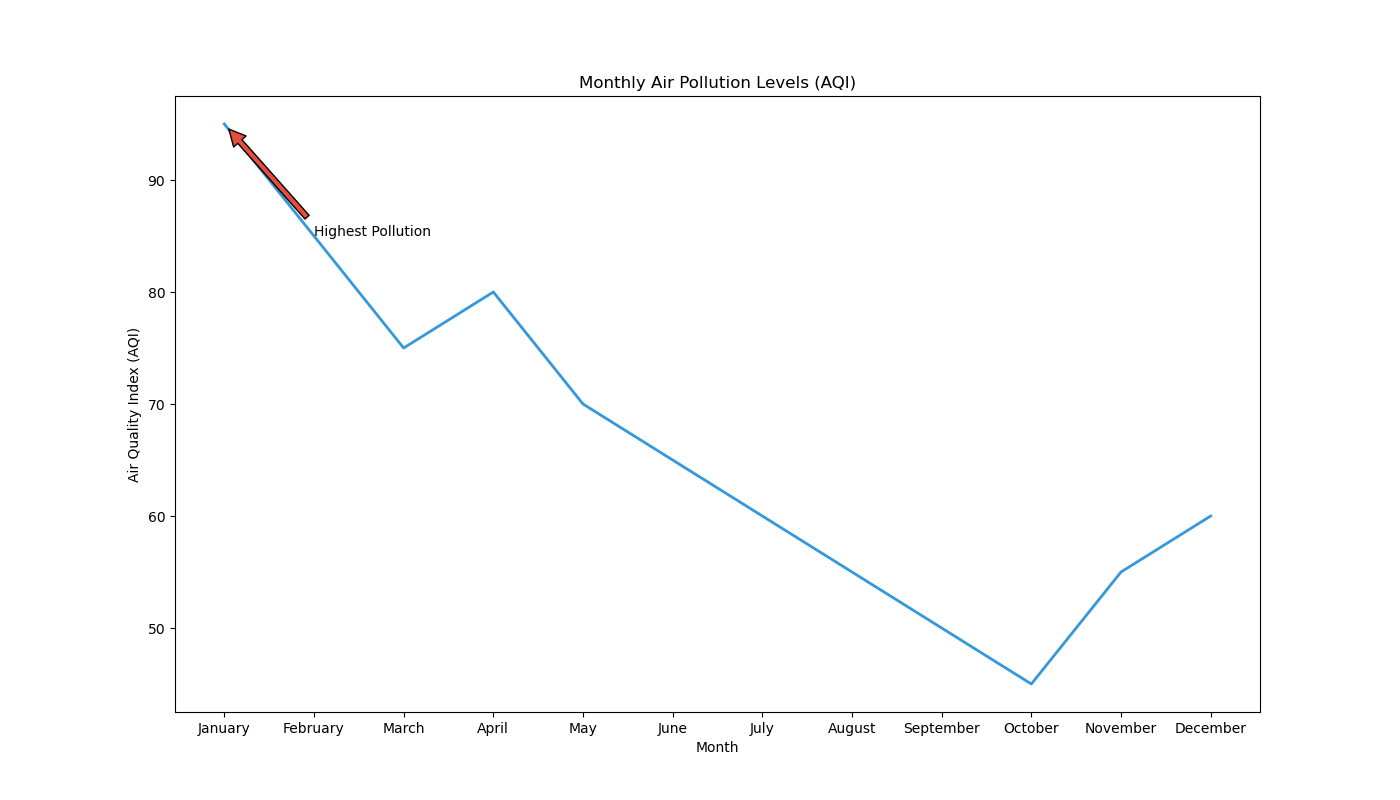

The script that drew this image:

import matplotlib.pyplot as plt

# Given the data above
months = ['January', 'February', 'March', 'April', 'May', 'June', 
          'July', 'August', 'September', 'October', 'November', 'December']
pollution_levels = [95, 85, 75, 80, 70, 65, 60, 55, 50, 45, 55, 60]

plt.figure(figsize=(14, 8))  # Change width (14) and height (8)

# Plot the line chart with a new color scheme and trend
plt.plot(months, pollution_levels, color='#3498DB', linewidth=2)

# Annotate the peak sales value in January
plt.annotate('Highest Pollution', xy=('January', 95), xytext=('February', 85),
             arrowprops=dict(facecolor='#E74C3C', shrink=0.05))

plt.title('Monthly Air Pollution Levels (AQI)')  # Set a relevant title
plt.xlabel('Month')  # Label the x-axis
plt.ylabel('Air Quality Index (AQI)')  # Label the y-axis

# Display the chart
plt.show()
